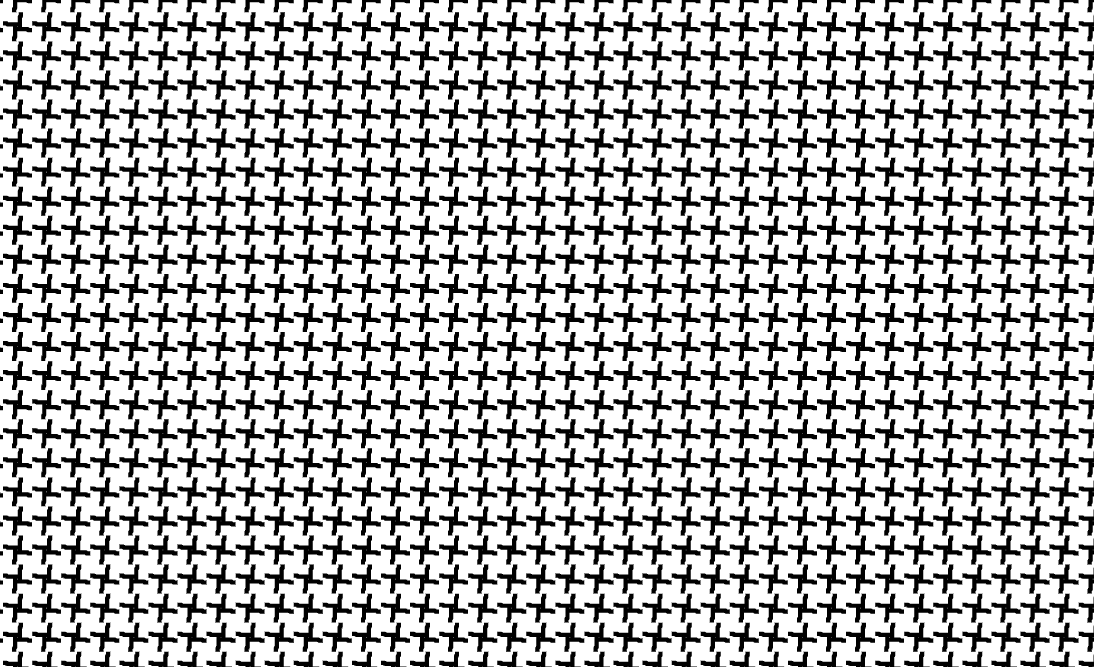
#> input picture studentDemos/images/C4pinwheel.png, 1094 x 667 px; its folder holds only this picture in this run
$ jupyter execute --allow-errors blur_at3_levels.ipynb   (shell and % lines are left out)
#> lines starting #> are read from the running program, lines starting #| are printed output that depends on the picture
This code uses built-in functions from the Image class in PIL to execute isometries on a given image. It snapshots the lens view after each isometry, then puts those images into a numpy array. It then calculates the persistent homology of the data. For different images, 'lens_sz' and 'intervals' should be ajusted.

[cell 1]
# Imports
import numpy as np
import math
import time

# For image and video manipulation
from PIL import Image
from PIL import ImageFilter
from PIL import ImageEnhance
import glob

# distance stuff
from hausdorff import hausdorff_distance

# Persistent homology
from ripser import ripser
from persim import plot_diagrams

import matplotlib.pyplot as plt

translation_snapshot() translates the plane by a vector a and returns the lens view afterwards. It takes an image (Image), the lens size (tuple), and the translation vector (tuple) that shifts the plane in the direction of the vector.

[cell 2]
def translation_snapshot(img, lens_sz, a):
    (x,y)=a
    x=-x #since x and y will shift the crop and not the plane, need to make sure it is going in right direction
    (lens_x, lens_y) = lens_sz
    (length, height) = img.size

    lens_corner_x=length/2.0 - lens_x/2.0 +x
    lens_corner_y=height/2.0 - lens_y/2.0 +y
    ret_img = img.crop((lens_corner_x,lens_corner_y, lens_corner_x+lens_x, lens_corner_y+lens_y))

    #make sure didn't fall off of the image
    (ret_length, ret_height) = ret_img.size
    if (lens_corner_x<0 or lens_corner_y<0 or lens_corner_x+lens_x>length or lens_corner_y+lens_y>height):
        print("I came off the page!")
        return False
    return ret_img

Function to store the generated snapshot data in a file

[cell 3]
# if you want to store generated images in a file
def store_snapshots(image_ls):
    counter = 0
    for img1 in image_ls:
        img1.save("images/dataset/"+str(counter)+".png")
        counter+=1
# store_snapshots(image_list)

[cell 4]
# wrapper for hausdorff so we can feed it into ripser
def hausdorff_wrapper(lensSize, metric='manhattan'):
    def second_layer(arrayOne, arrayTwo):
        arrayOne = arrayOne.reshape((lensSize,lensSize))
        arrayTwo = arrayTwo.reshape((lensSize,lensSize))
        return hausdorff_distance(arrayOne, arrayTwo, distance=metric)
    return second_layer

[cell 5]
def imgListToArray(img_list):
    data = []
    x=0
    for i in img_list:
        img_arr = np.asarray(i)
        data.append(img_arr.reshape(-1))
    data = np.array(data)
    return data

#> (a cell that did not finish here is left out)

[cell 7]
def generate_homology(img, lens, degree_num, translation_num, c):

    # adjustable variables
    (lens_sz_x,lens_sz_y)=lens
    image_list = []

    # this range depends on image size and lens size such that the lens doesn't come off the page
    lens_range_x = ((min(img.size)/math.sqrt(2))-lens_sz_x)/2.0
    lens_range_y = ((min(img.size)/math.sqrt(2))-lens_sz_y)/2.0

    # # no random sampling
    # degrees = np.linspace(0, 360, degree_num)
    # intervals_x = np.linspace((-1)*lens_range, lens_range, translation_num)
    # intervals_y = np.linspace((-1)*lens_range, lens_range, translation_num)

    # random sampling
    intervals_x = (lens_range_x*2 * np.random.random(translation_num) - lens_range_x)
    intervals_y = (lens_range_y*2 * np.random.random(translation_num) - lens_range_y)
    degrees = (360 * np.random.random(degree_num))
    degrees[0]=0

    # for each isometry, look at three different levels of blur

    # take snapshot images with no blur
    for d in degrees:
        rot = img.rotate(d)
        for x in intervals_x:
            for y in intervals_y:
                image_list.append(translation_snapshot(rot, (lens_sz_x,lens_sz_y), (x,y)))

    # Turn images into array of data
    data = imgListToArray(image_list)
    print(data[0].size)

    store_snapshots(image_list)

    # make persistent homology plot with ripser
    res = ripser(data, maxdim=1,  coeff =c)
    dgms = res['dgms']
    plt.figure(figsize = (4,4))
    plot_diagrams(dgms)

    # see how many points are persisting
    H1 = res['dgms'][1].tolist() # all intervals in H1
    d = []
    for pair in H1:
        d.append(pair[1] - pair[0]) # finding lengths of intervals in H1
    d.sort(reverse = True) # sorting from longest to shortest intervals
    print(d[:7])

[cell 8]
# Grab image from files
img_names = glob.glob('images/*C4pinwheel.png')
img = Image.open(img_names[0])
#> img is the input picture: PIL image 1094x667 RGBA; mean R, G, B, A 177.5, 177.5, 177.5, 255
img = img.convert('L')
#> img: PIL image 1094x667 L
img.show()

The following are graphs for the C4 pinwheel image

The first cell is with 3 different lenses (no blur, medium blur, and heavy blur)

#> (a cell that did not finish here is left out)

The following is with no blur at all

[cell 10]
generate_homology(img, (60,60), 55, 4, 2)
#> the loop in generate_homology, `for d in degrees:` made 55 passes
#> pass 1, in translation_snapshot (call 3), `ret_img = img.crop((lens_corner_x,lens_corner_y, lens_corner_x+lens_x,..`:
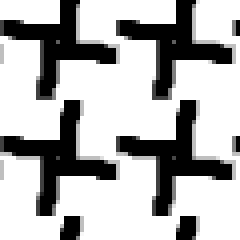
#> ret_img: PIL image 60x60 L (shown 4 times larger); min 0, max 255, mean 179.6
#> pass 1, in translation_snapshot (call 4), `ret_img = img.crop((lens_corner_x,lens_corner_y, lens_corner_x+lens_x,..`:
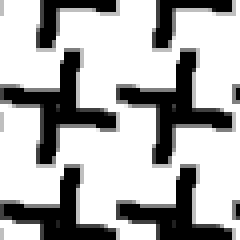
#> ret_img: PIL image 60x60 L (shown 4 times larger); min 0, max 255, mean 175.9
#| 3600
#> (the call stopped at in generate_homology, `res = ripser(data, maxdim=1,  coeff =c)`: ripser is not available in this run)
generate_homology(img, (60,60), 55, 4, 3)
#| 3600
#> (the call stopped at in generate_homology, `res = ripser(data, maxdim=1,  coeff =c)`: ripser is not available in this run)

[cell 11]
for i in range(2):
    blurred_img = img.filter(ImageFilter.BLUR)
#> this loop made 2 passes
#> pass 1, `blurred_img = img.filter(ImageFilter.BLUR)`:
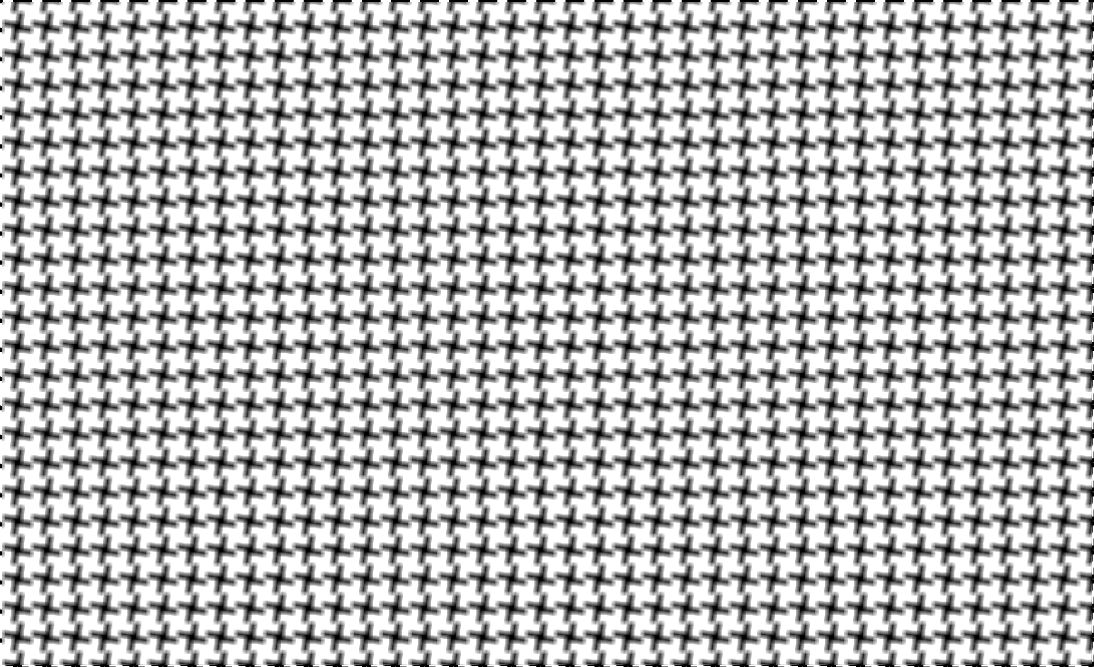
#> blurred_img: PIL image 1094x667 L; min 0, max 255, mean 177.5
blurred_img.show()

The following is when we only look at medium blur

[cell 12]
generate_homology(blurred_img, (60,60), 55, 4, 2)
#> call 3 of generate_homology, with lens = (60, 60), degree_num = 55, translation_num = 4, c = 2
#> after the loop in generate_homology (call 3), `for d in degrees:`:
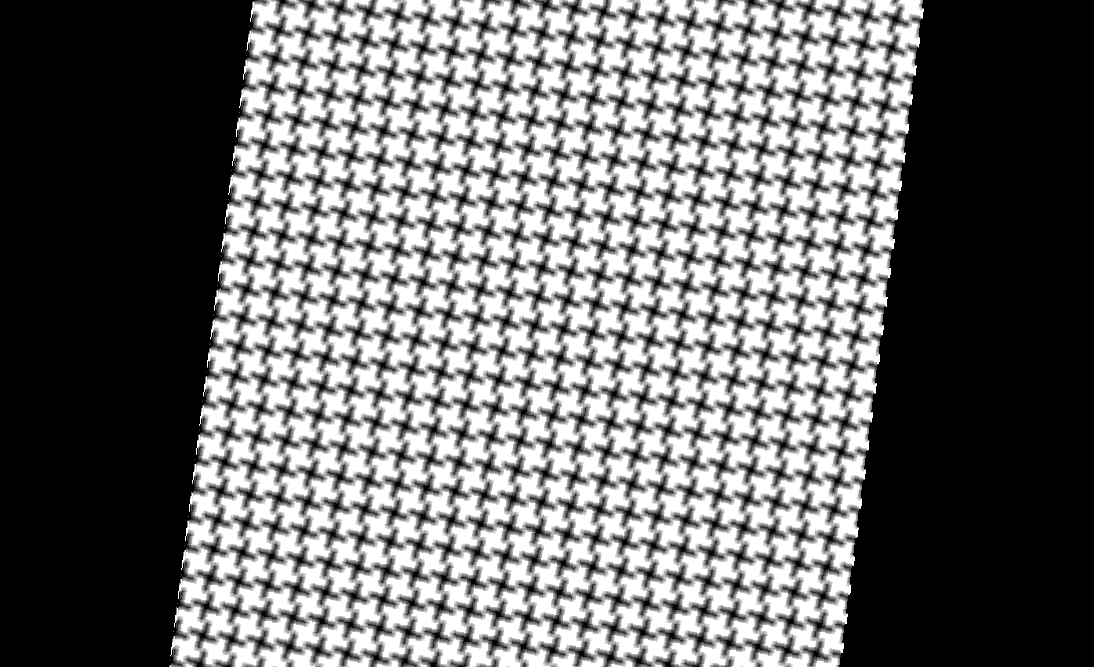
#> rot: PIL image 1094x667 L; min 0, max 255, mean 109
#| 3600
#> (the call stopped at in generate_homology, `res = ripser(data, maxdim=1,  coeff =c)`: ripser is not available in this run)
generate_homology(blurred_img, (60,60), 55, 4, 3)
#> call 4 of generate_homology, with lens = (60, 60), degree_num = 55, translation_num = 4, c = 3
#> after the loop in generate_homology (call 4), `for d in degrees:`:
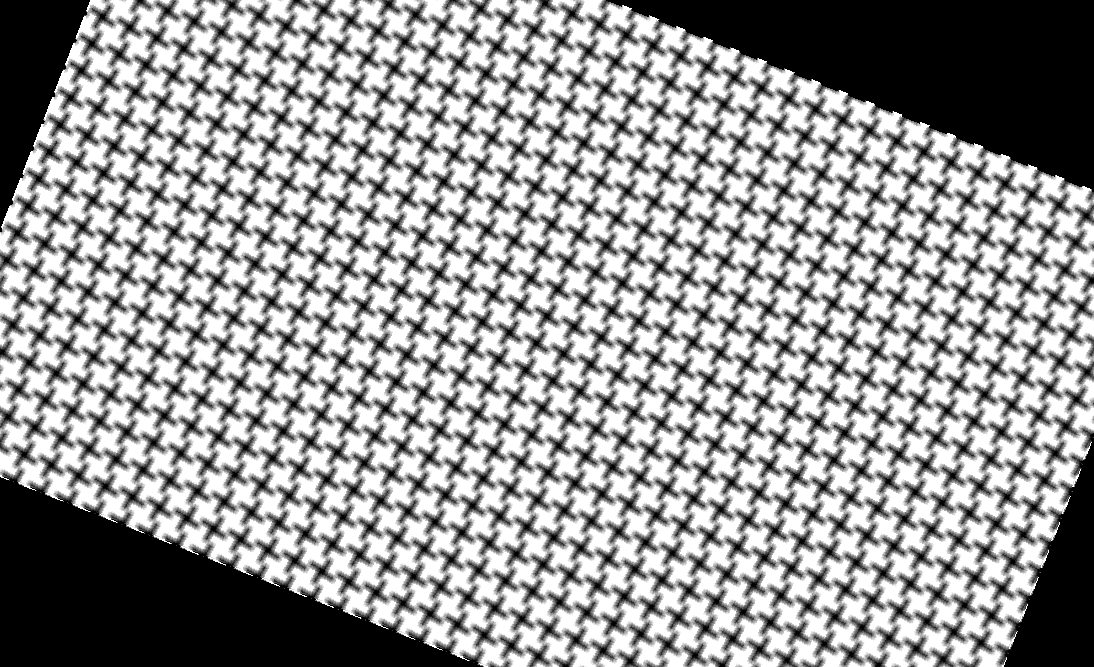
#> rot: PIL image 1094x667 L; min 0, max 255, mean 150
#| 3600
#> (the call stopped at in generate_homology, `res = ripser(data, maxdim=1,  coeff =c)`: ripser is not available in this run)

the following is when we only look at heavy blur

[cell 13]
for i in range(4):
    blurred_img = img.filter(ImageFilter.BLUR)
generate_homology(blurred_img, (60,60), 55, 4, 2)
#> after the loop in generate_homology (call 5), `for d in degrees:`:
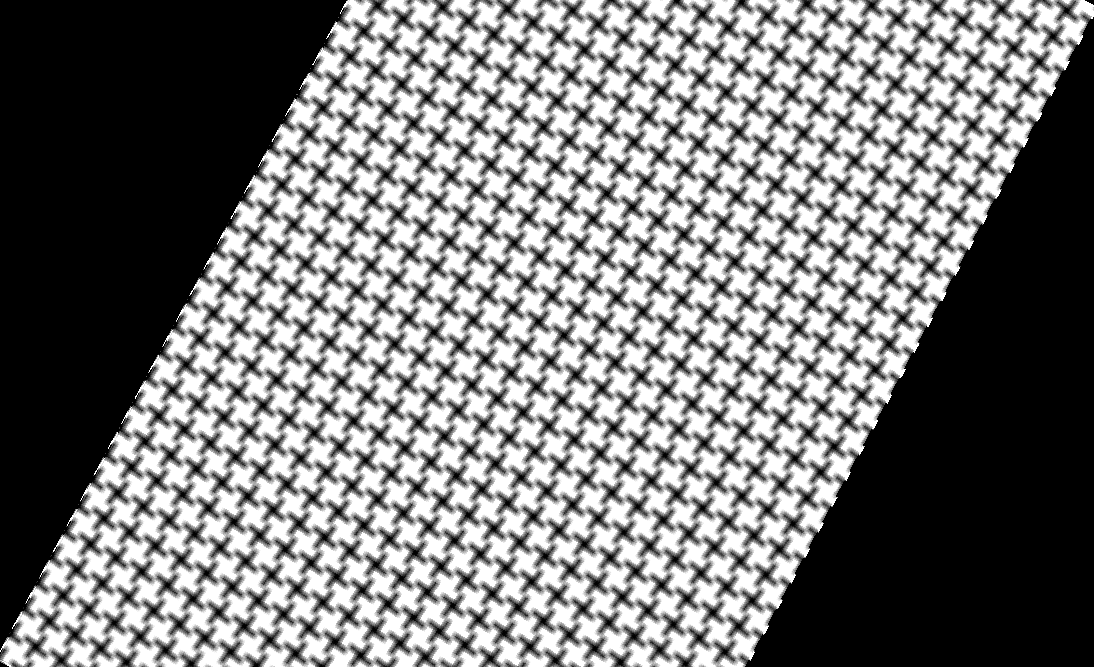
#> rot: PIL image 1094x667 L; min 0, max 255, mean 122.5
#> in imgListToArray (call 5), `data = np.array(data)`:
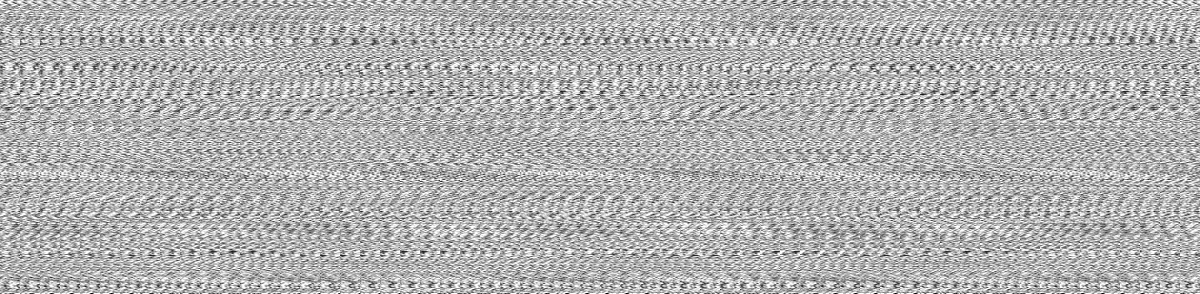
#> data: shape (880, 3600) (shown at 1/3 size); min 0, max 255, mean 177.3
#| 3600
#> (the call stopped at in generate_homology, `res = ripser(data, maxdim=1,  coeff =c)`: ripser is not available in this run)
generate_homology(blurred_img, (60,60), 55, 4, 3)
#> after the loop in generate_homology (call 6), `for d in degrees:`:
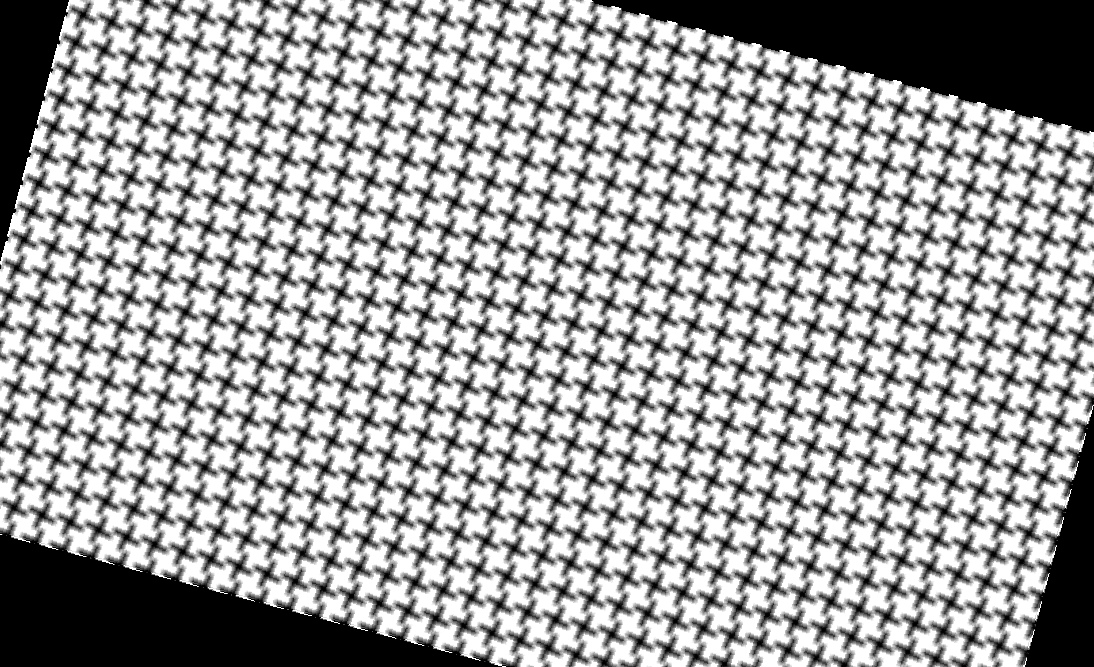
#> rot: PIL image 1094x667 L; min 0, max 255, mean 156.8
#> after the loop in imgListToArray (call 6), `for i in img_list:`:
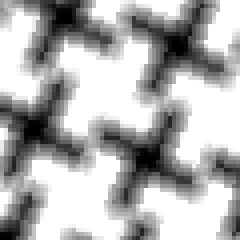
#> img_arr: shape (60, 60) (shown 4 times larger); min 0, max 255, mean 177.9
#> in imgListToArray (call 6), `data = np.array(data)`:
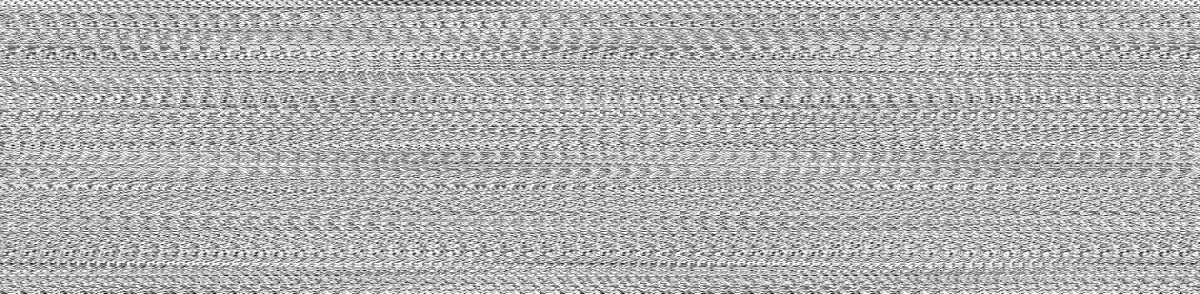
#> data: shape (880, 3600) (shown at 1/3 size); min 0, max 255, mean 177.3
#| 3600
#> (the call stopped at in generate_homology, `res = ripser(data, maxdim=1,  coeff =c)`: ripser is not available in this run)
